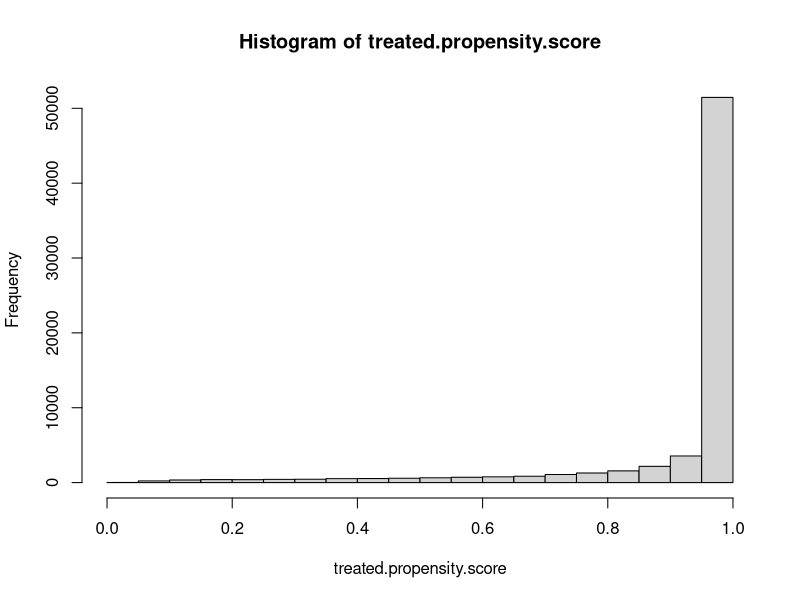
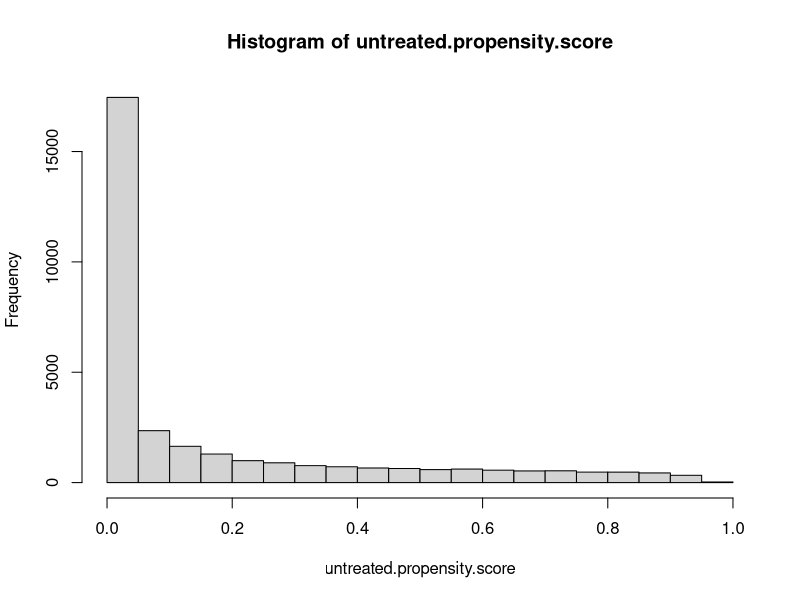
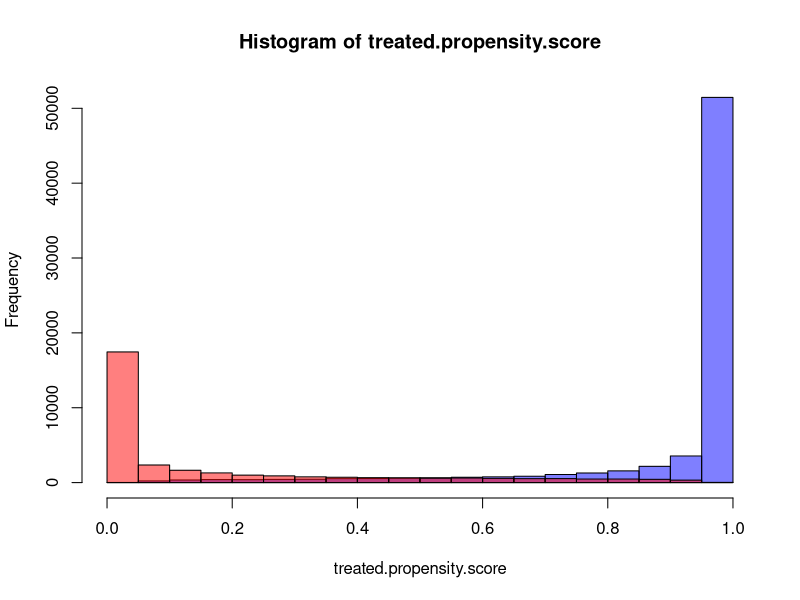
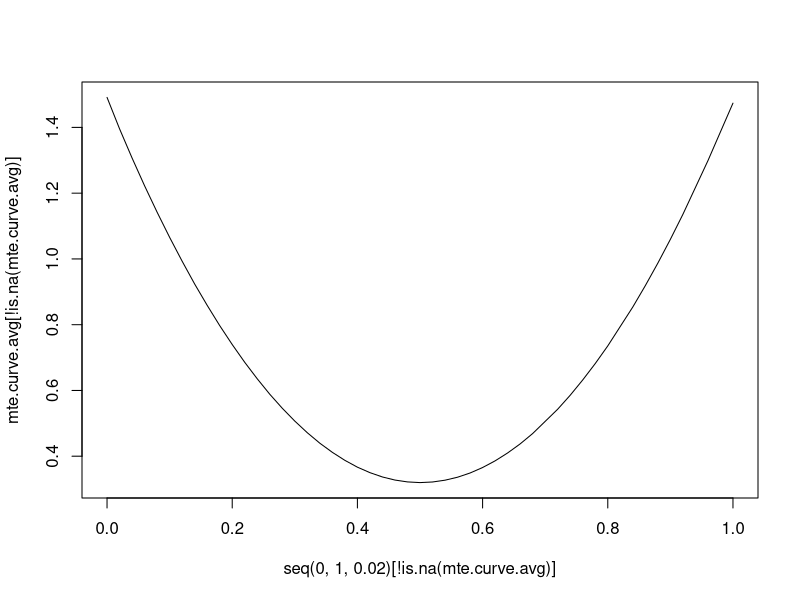
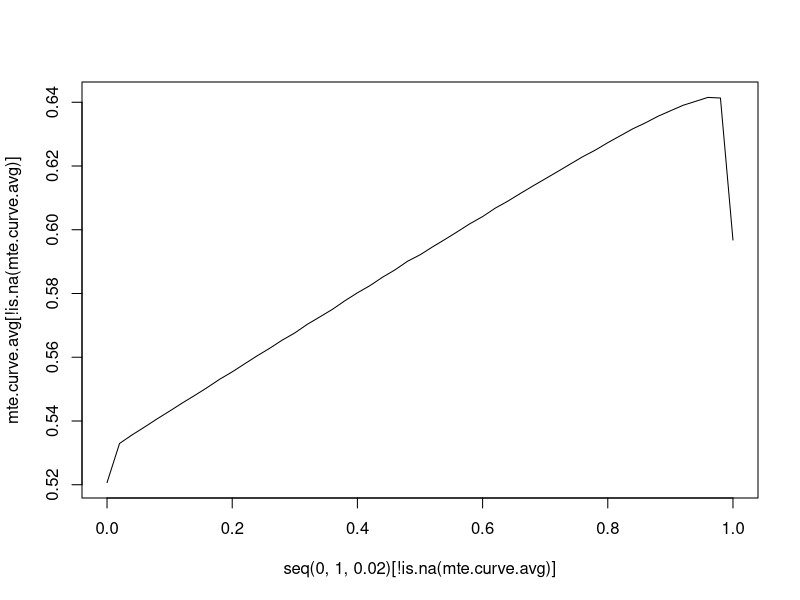
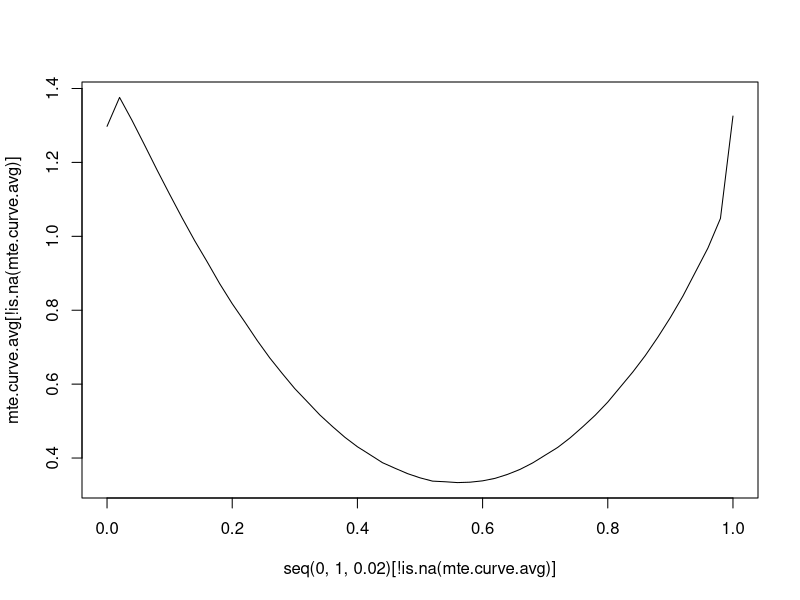

R code for these plots, in order:

set.seed(54)

n <- 100000
pi.0 <- 0
pi.1 <- 0.25
pi.2 <- 1
beta.0 <- 1
beta.1 <- 1
theta <- 0.05


#	Question 2.1
X.i <- rnorm(n, 0, 1)
Z.star.i <- rnorm(n, 0, 1)
epsilon.i <- rnorm(n, 0, 0.5)
U.D <- runif(n)

U.0i <- 1.5 * (U.D - 0.5) - U.D^2 + epsilon.i
U.1i <- -0.5 * (U.D - 0.5) + U.D^2 + epsilon.i

v.i <- min(U.D) + (max(U.D) - min(U.D)) * U.D
D.star.i <- pi.0 + pi.1 * Z.star.i + pi.2 * X.i + v.i

Y.0i <- U.0i + beta.0 * X.i + theta * X.i^2
Y.1i <- U.1i + beta.1 * X.i + theta * X.i^2

D.i <- rep(0, n)
D.i[D.star.i >= 0] <- 1
Y.i <- D.i * Y.1i + (1 - D.i) * Y.0i

first.stage <- glm(D.i ~ Z.star.i + X.i, family = binomial(link = "probit"))
propensity.score <- first.stage$fitted

treated.propensity.score <- propensity.score[D.i == 1]
untreated.propensity.score <- propensity.score[D.i == 0]
histogram.treated <- hist(treated.propensity.score)
histogram.untreated <- hist(untreated.propensity.score)
plot(histogram.treated, col = rgb(0, 0, 1, 0.5))
plot(histogram.untreated, add = TRUE, col = rgb(1, 0, 0, 0.5))


#	Question 2.2
mte.curves <- matrix(nrow = length(seq(0, 1, 0.02)), ncol = 25)
for (i in 1:25) {
	X.i <- rnorm(n, 0, 1)
	Z.star.i <- rnorm(n, 0, 1)
	epsilon.i <- rnorm(n, 0, 0.5)
	U.D <- runif(n)
	
	U.0i <- 1.5 * (U.D - 0.5) - U.D^2 + epsilon.i
	U.1i <- -0.5 * (U.D - 0.5) + U.D^2 + epsilon.i
	
	v.i <- min(U.D) + (max(U.D) - min(U.D)) * U.D
	D.star.i <- pi.0 + pi.1 * Z.star.i + pi.2 * X.i + v.i
	
	Y.0i <- U.0i + beta.0 * X.i + theta * X.i^2
	Y.1i <- U.1i + beta.1 * X.i + theta * X.i^2
	
	D.i <- rep(0, n)
	D.i[D.star.i >= 0] <- 1
	Y.i <- D.i * Y.1i + (1 - D.i) * Y.0i
	
	first.stage <- glm(D.i ~ Z.star.i + X.i, family = binomial(link = "probit"))
	propensity.score <- first.stage$fitted
	
	mte.reg <- lm(Y.i ~ X.i + I(X.i^2) + propensity.score * X.i + propensity.score * I(X.i^2) + propensity.score + I(propensity.score^2) + I(propensity.score^3))
	gamma.hat.0 <-  mte.reg$coefficients['X.i']
	gamma.hat.1 <-  mte.reg$coefficients['I(X.i^2)']
	beta.hat.1 <- mte.reg$coefficients['X.i:propensity.score']
	beta.hat.2 <- mte.reg$coefficients['I(X.i^2):propensity.score']
	pi.hat.1 <- mte.reg$coefficients['propensity.score']
	pi.hat.2 <- mte.reg$coefficients['I(propensity.score^2)']
	pi.hat.3 <- mte.reg$coefficients['I(propensity.score^3)']
	mte.derivative <- beta.hat.1 * X.i + beta.hat.2 * X.i^2 + pi.hat.1 + 2 * pi.hat.2 * propensity.score + 3 * pi.hat.3 * propensity.score^2
	
	ATE <- mean(mte.derivative)
	ATU <- mean(mte.derivative[D.i == 0])
	ATT <- mean(mte.derivative[D.i == 1])

	mte.curve <- c()
	propensity.score <- round(propensity.score, 2)
	for (j in seq(0, 1, 0.02)){
		mte.curve <- append(mte.curve, mean(mte.derivative[propensity.score == j]))
	}
	mte.curves <- cbind(mte.curves, matrix(mte.curve))
}

mte.curve.avg <- c()
for (k in 1:length(seq(0, 1, 0.02))) {
	mte.curve.avg <- append(mte.curve.avg, mean(mte.curves[k,], na.rm = TRUE))
}
plot(seq(0, 1, 0.02)[!is.na(mte.curve.avg)], mte.curve.avg[!is.na(mte.curve.avg)], type = 'l')


#	Question 2.3
mte.curves <- matrix(nrow = length(seq(0, 1, 0.02)), ncol = 25)
for (i in 1:25) {
	X.i <- rnorm(n, 0, 1)
	Z.star.i <- rnorm(n, 0, 1)
	epsilon.i <- rnorm(n, 0, 0.5)
	U.D <- runif(n)
	
	U.0i <- 1.5 * (U.D - 0.5) - U.D^2 + epsilon.i
	U.1i <- -0.5 * (U.D - 0.5) + U.D^2 + epsilon.i
	
	v.i <- min(U.D) + (max(U.D) - min(U.D)) * U.D
	D.star.i <- pi.0 + pi.1 * Z.star.i + pi.2 * X.i + v.i
	
	Y.0i <- U.0i + beta.0 * X.i + theta * X.i^2
	Y.1i <- U.1i + beta.1 * X.i + theta * X.i^2
	
	D.i <- rep(0, n)
	D.i[D.star.i >= 0] <- 1
	Y.i <- D.i * Y.1i + (1 - D.i) * Y.0i
	
	first.stage <- glm(D.i ~ Z.star.i + X.i, family = binomial(link = "probit"))
	propensity.score <- first.stage$fitted
	
	mte.reg <- lm(Y.i ~ X.i + I(X.i^2) + propensity.score * X.i + propensity.score * I(X.i^2) + propensity.score + I(propensity.score^2))
	gamma.hat.0 <-  mte.reg$coefficients['X.i']
	gamma.hat.1 <-  mte.reg$coefficients['I(X.i^2)']
	beta.hat.1 <- mte.reg$coefficients['X.i:propensity.score']
	beta.hat.2 <- mte.reg$coefficients['I(X.i^2):propensity.score']
	pi.hat.1 <- mte.reg$coefficients['propensity.score']
	pi.hat.2 <- mte.reg$coefficients['I(propensity.score^2)']
	mte.derivative <- beta.hat.1 * X.i + beta.hat.2 * X.i^2 + pi.hat.1 + 2 * pi.hat.2 * propensity.score
	
	ATE <- mean(mte.derivative)
	ATU <- mean(mte.derivative[D.i == 0])
	ATT <- mean(mte.derivative[D.i == 1])

	mte.curve <- c()
	propensity.score <- round(propensity.score, 2)
	for (j in seq(0, 1, 0.02)){
		mte.curve <- append(mte.curve, mean(mte.derivative[propensity.score == j]))
	}
	mte.curves <- cbind(mte.curves, matrix(mte.curve))
}

mte.curve.avg <- c()
for (k in 1:length(seq(0, 1, 0.02))) {
	mte.curve.avg <- append(mte.curve.avg, mean(mte.curves[k,], na.rm = TRUE))
}
plot(seq(0, 1, 0.02)[!is.na(mte.curve.avg)], mte.curve.avg[!is.na(mte.curve.avg)], type = 'l')


#	Question 2.4
mte.curves <- matrix(nrow = length(seq(0, 1, 0.02)), ncol = 25)
for (i in 1:25) {
	X.i <- rnorm(n, 0, 1)
	Z.star.i <- rnorm(n, 0, 1)
	epsilon.i <- rnorm(n, 0, 0.5)
	U.D <- runif(n)
	
	U.0i <- 1.5 * (U.D - 0.5) - U.D^2 + epsilon.i
	U.1i <- -0.5 * (U.D - 0.5) + U.D^2 + epsilon.i
	
	v.i <- min(U.D) + (max(U.D) - min(U.D)) * U.D
	D.star.i <- pi.0 + pi.1 * Z.star.i + pi.2 * X.i + v.i
	
	Y.0i <- U.0i + beta.0 * X.i + theta * X.i^2
	Y.1i <- U.1i + beta.1 * X.i + theta * X.i^2
	
	D.i <- rep(0, n)
	D.i[D.star.i >= 0] <- 1
	Y.i <- D.i * Y.1i + (1 - D.i) * Y.0i
	
	first.stage <- glm(D.i ~ Z.star.i + X.i, family = binomial(link = "probit"))
	propensity.score <- first.stage$fitted
	
	mte.reg <- lm(Y.i ~ X.i + propensity.score * X.i + propensity.score + I(propensity.score^2) + I(propensity.score^3))
	gamma.hat.0 <-  mte.reg$coefficients['X.i']
	beta.hat.1 <- mte.reg$coefficients['X.i:propensity.score']
	pi.hat.1 <- mte.reg$coefficients['propensity.score']
	pi.hat.2 <- mte.reg$coefficients['I(propensity.score^2)']
	pi.hat.3 <- mte.reg$coefficients['I(propensity.score^3)']
	mte.derivative <- beta.hat.1 * X.i + pi.hat.1 + 2 * pi.hat.2 * propensity.score + 3 * pi.hat.3 * propensity.score^2
	
	ATE <- mean(mte.derivative)
	ATU <- mean(mte.derivative[D.i == 0])
	ATT <- mean(mte.derivative[D.i == 1])

	mte.curve <- c()
	propensity.score <- round(propensity.score, 2)
	for (j in seq(0, 1, 0.02)){
		mte.curve <- append(mte.curve, mean(mte.derivative[propensity.score == j]))
	}
	mte.curves <- cbind(mte.curves, matrix(mte.curve))
}

mte.curve.avg <- c()
for (k in 1:length(seq(0, 1, 0.02))) {
	mte.curve.avg <- append(mte.curve.avg, mean(mte.curves[k,], na.rm = TRUE))
}
plot(seq(0, 1, 0.02)[!is.na(mte.curve.avg)], mte.curve.avg[!is.na(mte.curve.avg)], type = 'l')
